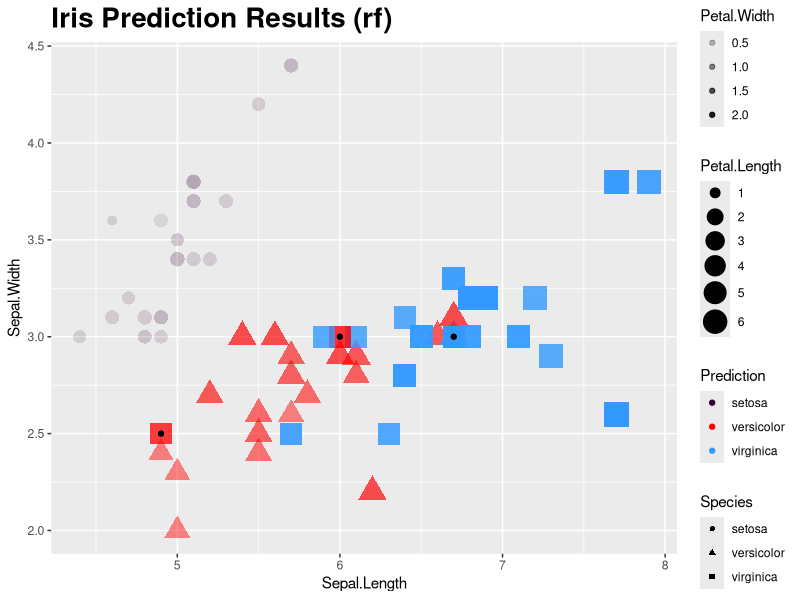

Reproduce this figure in R.
data(iris)
library(caret)
library(ggplot2)
fitFunction <- function(Predictor, Method, Data){
  if(length(Predictor) == 1)
    list(1)
  
  else if(length(Predictor) == 2){
    ind <- c(as.numeric(Predictor[1]),as.numeric(Predictor[2]))
    train(Data[,ind], Data[,5], method=Method)}
  
  else if(length(Predictor) == 3){
    ind <- c(as.numeric(Predictor[1]),as.numeric(Predictor[2]),as.numeric(Predictor[3]))
    train(Data[,ind], Data[,5], method=Method)}
  
  else{
    ind <- c(1,2,3,4)
    train(Data[,ind], Data[,5], method=Method)}
}

plotFunction <- function(Predictor, Data, Incorrect, Method){
  name <- names(Data)
  
  if(length(Predictor) == 1){}
  
  else if(length(Predictor) == 2){
    
    image <- ggplot(Data, aes_string(name[as.numeric(Predictor[1])],name[as.numeric(Predictor[2])])) + 
      geom_point(aes_string(color=name[6], shape=name[5]), size=4) + 
      geom_point(data=Incorrect, aes_string(name[as.numeric(Predictor[1])],name[as.numeric(Predictor[2])]), color="black") }
  
  else if(length(Predictor) == 3){
    
    image <- ggplot(Data, aes_string(name[as.numeric(Predictor[1])],name[as.numeric(Predictor[2])])) + 
      geom_point(aes_string(color=name[6], shape=name[5], size=name[as.numeric(Predictor[3])])) + 
      scale_size_continuous(range = c(3,7)) + 
      geom_point(data=Incorrect, aes_string(name[as.numeric(Predictor[1])],name[as.numeric(Predictor[2])]), color="black") }
  
  else{  
    
    image <- ggplot(Data, aes_string(name[1], name[2])) + 
      geom_point(aes_string(color=name[6], shape=name[5], size=name[3], alpha=name[4])) + 
      scale_color_manual(values=c("#330033", "red", "#3399FF")) + 
      scale_size_continuous(range = c(3,8)) + 
      geom_point(data=Incorrect, aes_string(name[1], name[2]), color="black")    
    
  }
  
  image <- image + ggtitle(paste0("Iris Prediction Results (", Method, ")")) + 
    theme(plot.title=element_text(face="bold", size=20))
  
}

heihei <- c(1,2,3,4)
mo <- "rf"

set.seed(3833)
index <- createDataPartition(iris$Species, p=0.6)[[1]]
training <- iris[index,]
testing <- iris[-index,]

set.seed(125)
modelFit <- fitFunction(heihei, mo, training)
Prediction <- predict(modelFit, testing)
confusion <- confusionMatrix(Prediction, testing$Species)
Fault <- Prediction == testing$Species
result <- data.frame(testing, Prediction, Fault)
fault <- result[Fault==FALSE,]
ggplotObject <- plotFunction(heihei, result, fault, mo)
print(ggplotObject)